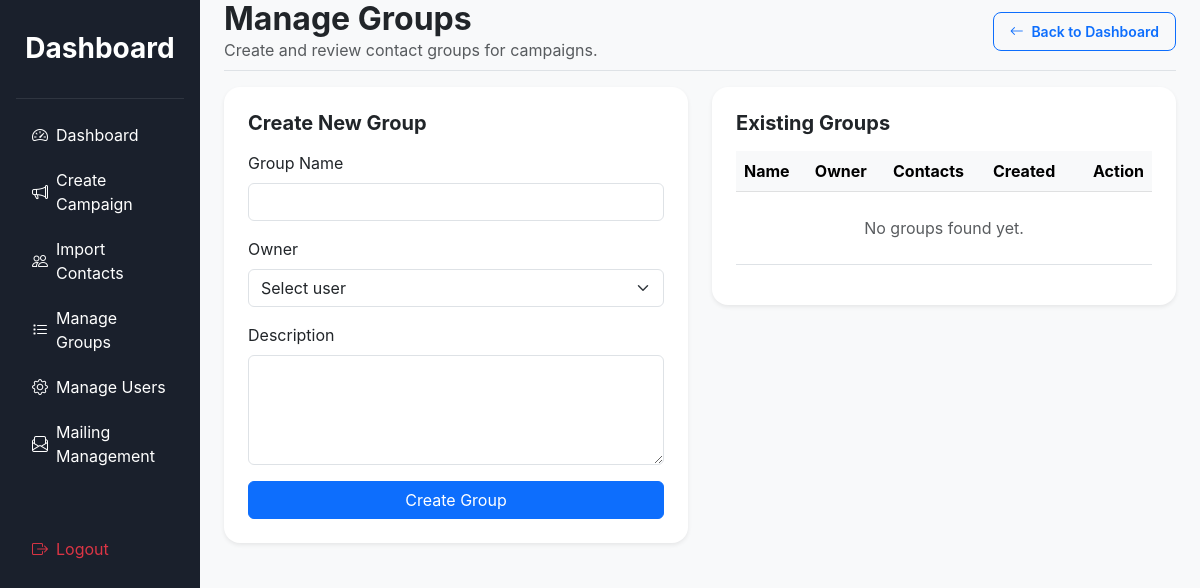
Before: /groups/manage/ (signed in) with the older database file.
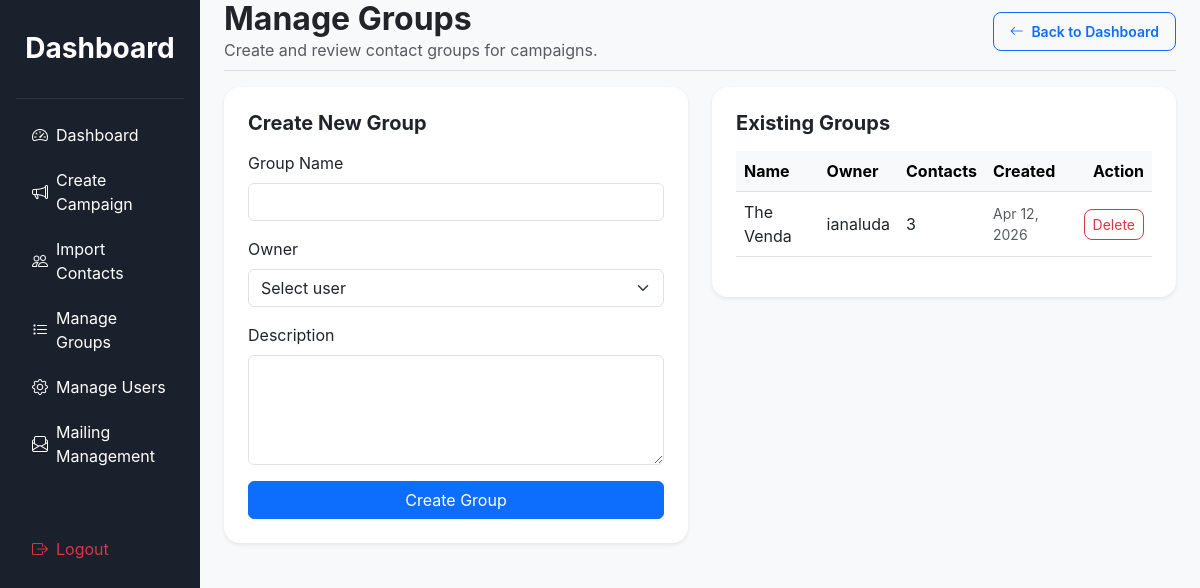
After: the same page with the newer database file.
### contacts_app/models.py (models this page shows, shortened)
class Group(models.Model):
    user = models.ForeignKey(User, on_delete=models.CASCADE, related_name='user_groups')
    name = models.CharField(max_length=100)
    description = models.TextField(blank=True)
    created_at = models.DateTimeField(auto_now_add=True)

### campaigns/views.py (the view, shortened to what this page needs)
# urls.py: path('groups/manage/', manage_groups, name='manage_groups'),
@login_required
def manage_groups(request):
    if not request.user.is_staff:
        raise PermissionDenied
    groups = Group.objects.select_related('user').order_by('-created_at')
    users = User.objects.order_by('username')
    return render(request, 'campaigns/manage_groups.html', {'groups': groups, 'users': users})

### templates/campaigns/manage_groups.html (shortened to what this page needs)
{% load static %}
<!DOCTYPE html>
<html lang="en">
<head>
    <link href="https://cdn.jsdelivr.net/npm/bootstrap@5.3.0/dist/css/bootstrap.min.css" rel="stylesheet">
    <link rel="stylesheet" href="https://cdn.jsdelivr.net/npm/bootstrap-icons@1.11.3/font/bootstrap-icons.min.css">
    <link rel="stylesheet" href="{% static 'css/dashboard.css' %}">
</head>
<body>
    <div class="container-fluid">
        <div class="row">
            <nav class="col-md-2 d-none d-md-block sidebar p-3">
                <h3 class="text-center py-3 fw-bold">Dashboard</h3>
                <hr class="text-secondary">
                <ul class="nav flex-column">
                    <li class="nav-item">
                        <a class="nav-link text-white d-flex align-items-center" href="{% url 'dashboard' %}">
                            <i class="bi bi-speedometer2 me-2"></i> Dashboard
                        </a>
                    </li>
                    <li class="nav-item">
                        <a class="nav-link text-white d-flex align-items-center" href="{% url 'create_campaign' %}">
                            <i class="bi bi-megaphone me-2"></i> Create Campaign
                        </a>
                    </li>
                    <li class="nav-item">
                        <a class="nav-link text-white d-flex align-items-center" href="{% url 'upload_contacts' %}">
                            <i class="bi bi-people me-2"></i> Import Contacts
                        </a>
                    </li>
                    <li class="nav-item">
                        <a class="nav-link text-white d-flex align-items-center active" href="{% url 'manage_groups' %}">
                            <i class="bi bi-list-task me-2"></i> Manage Groups
                        </a>
                    </li>
                    <li class="nav-item">
                        <a class="nav-link text-white d-flex align-items-center" href="{% url 'manage_users' %}">
                            <i class="bi bi-gear me-2"></i> Manage Users
                        </a>
                    </li>
                    <li class="nav-item">
                        <a class="nav-link text-white d-flex align-items-center" href="{% url 'manage_mailing' %}">
                            <i class="bi bi-envelope-paper me-2"></i> Mailing Management
                        </a>
                    </li>
                    <li class="nav-item mt-5">
                        <form action="{% url 'logout' %}" method="post">
                            <button type="submit" class="nav-link text-danger border-0 bg-transparent d-flex align-items-center">
                                <i class="bi bi-box-arrow-right me-2"></i> Logout
                            </button>
                        </form>
                    </li>
                </ul>
            </nav>
            <main class="col-md-10 p-0">
                <div class="px-4">
                    <div class="d-flex justify-content-between align-items-center pb-2 mb-3 border-bottom">
                        <div>
                            <h2 class="fw-bold m-0">Manage Groups</h2>
                            <p class="text-muted mb-0">Create and review contact groups for campaigns.</p>
                        </div>
                        <a href="{% url 'dashboard' %}" class="btn btn-sm btn-outline-primary px-3 py-2 rounded-3 fw-semibold">
                            <i class="bi bi-arrow-left me-1"></i> Back to Dashboard
                        </a>
                    </div>
                    <div class="row g-4">
                        <div class="col-lg-6">
                            <div class="card border-0 shadow-sm p-4 rounded-4">
                                <h5 class="fw-bold mb-3">Create New Group</h5>
                                <form method="post">
                                    <div class="mb-3">
                                        <label class="form-label">Group Name</label>
                                        <input type="text" name="name" class="form-control" required>
                                    </div>
                                    <div class="mb-3">
                                        <label class="form-label">Owner</label>
                                        <select name="user_id" class="form-select" required>
                                            <option value="">Select user</option>
                                        </select>
                                    </div>
                                    <div class="mb-3">
                                        <label class="form-label">Description</label>
                                        <textarea name="description" rows="4" class="form-control"></textarea>
                                    </div>
                                    <button type="submit" class="btn btn-primary w-100">Create Group</button>
                                </form>
                            </div>
                        </div>
                        <div class="col-lg-6">
                            <div class="card border-0 shadow-sm p-4 rounded-4">
                                <h5 class="fw-bold mb-3">Existing Groups</h5>
                                <div class="table-responsive">
                                    <table class="table table-hover align-middle">
                                        <thead class="table-light">
                                            <tr>
                                                <th>Name</th>
                                                <th>Owner</th>
                                                <th>Contacts</th>
                                                <th>Created</th>
                                                <th class="text-end">Action</th>
                                            </tr>
                                        </thead>
                                        <tbody>
                                            {% for group in groups %}
                                                <tr>
                                                    <td>{{ group.name }}</td>
                                                    <td>{{ group.user.username }}</td>
                                                    <td>{{ group.contacts.count }}</td>
                                                    <td class="text-muted small">{{ group.created_at|date:"M d, Y" }}</td>
                                                    <td class="text-end">
                                                        <form method="post" class="d-inline-block">
                                                            <button type="submit" class="btn btn-sm btn-outline-danger rounded-3">Delete</button>
                                                        </form>
                                                    </td>
                                                </tr>
                                            {% empty %}
                                                <tr>
                                                    <td colspan="5" class="text-center text-muted py-4">No groups found yet.</td>
                                                </tr>
                                            {% endfor %}
                                        </tbody>
                                    </table>
                                </div>
                            </div>
                        </div>
                    </div>
                </div>
            </main>
        </div>
    </div>
</body>
</html>

### static/css/dashboard.css (style rules this page uses)
body { background-color: #f8f9fa; font-family: 'Inter', sans-serif; }
.sidebar { height: 100vh; background: #1a202c; color: white; position: fixed; top: 0; left: 0; z-index: 100; width: 16.666667%; }
.sidebar .nav-link { transition: all 0.3s; border-radius: 5px; margin-bottom: 5px; color: white; }
main { margin-left: 16.666667%; padding-left: 1rem; }

Changed rows visible on the page:
added Group: name "The Venda", user.username "ianaluda", contacts.count "3", created_at "Apr 12, 2026"
Other visible differences:
text no longer shown: "No groups found yet."
